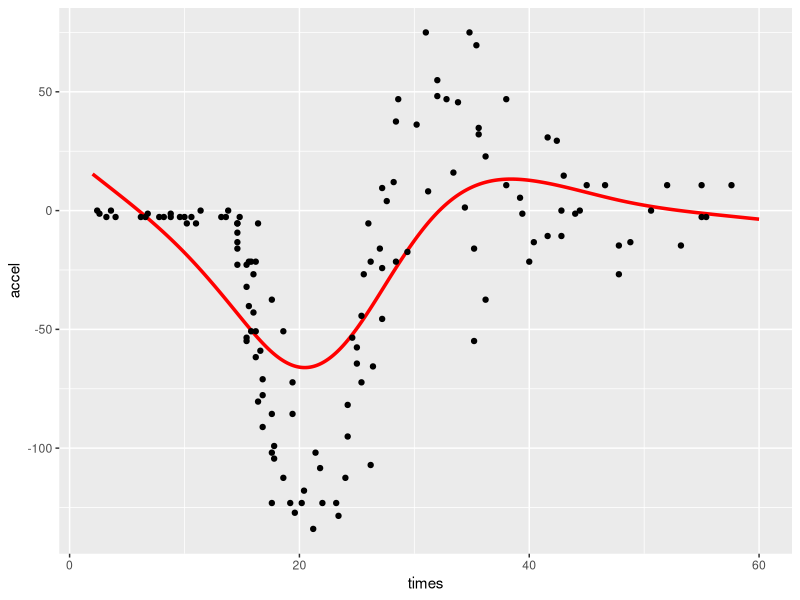
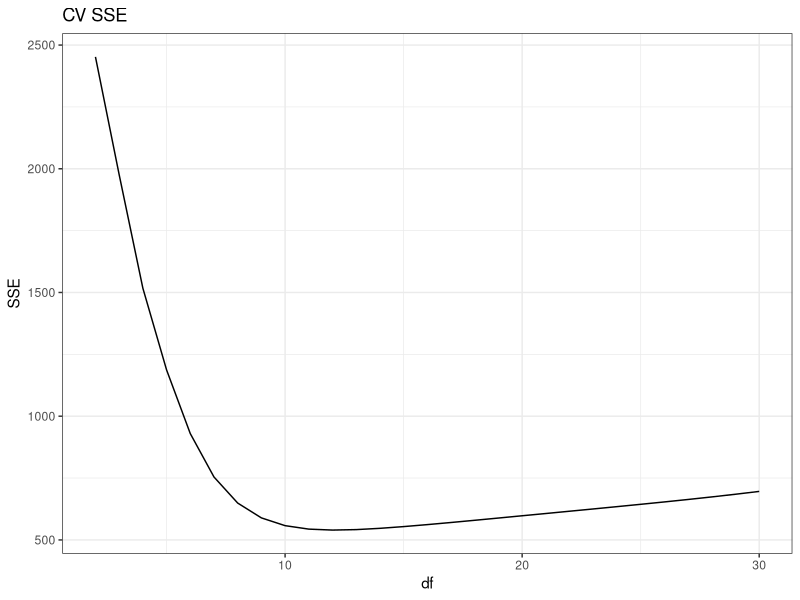
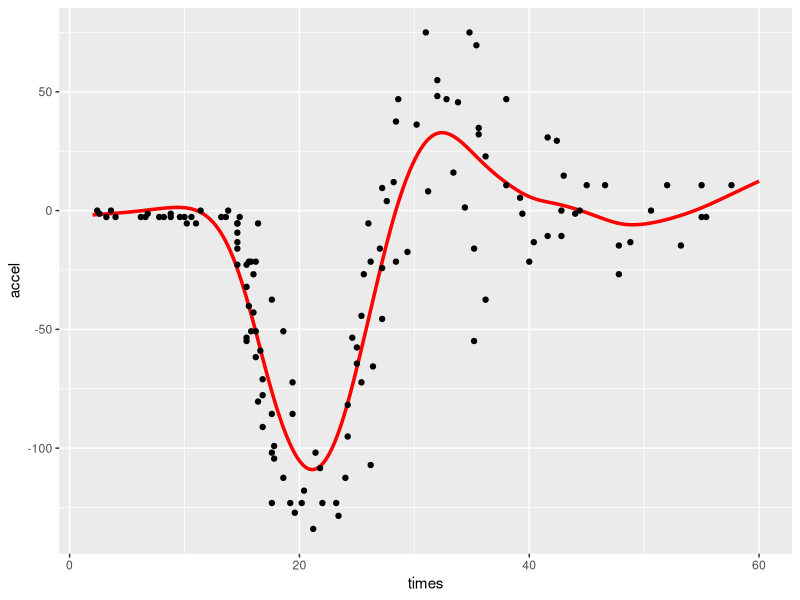
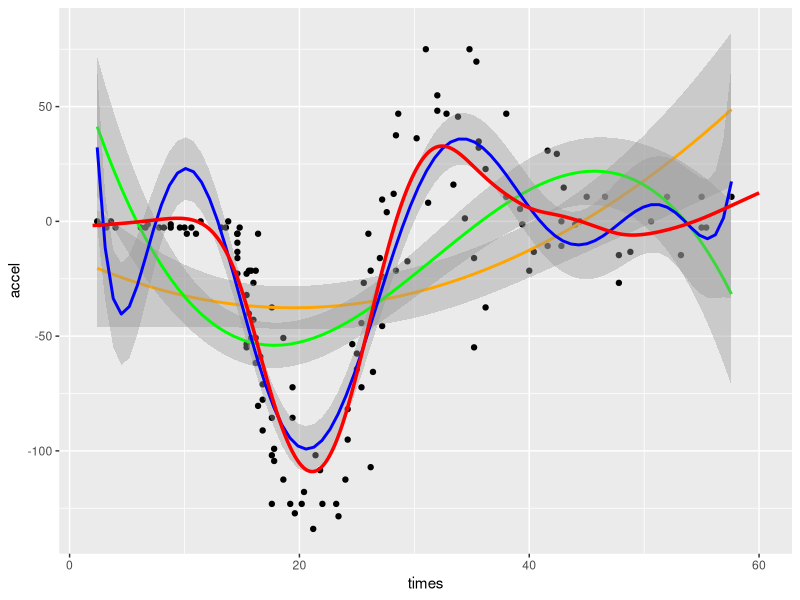
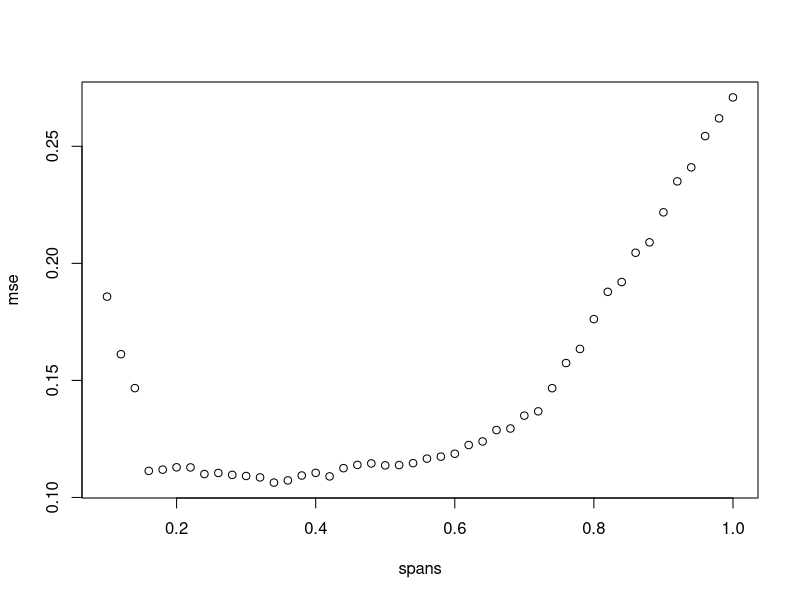

R code for these plots, in order: (Note: this script raises an error after producing the figures.)
## ---- chunk 1
knitr::opts_chunk$set(
  cache = TRUE,
  comment = "",
  echo = TRUE,
  error = TRUE,
  out.width = "100%",
  tidy = TRUE,
  tidy.opts = list(blank = FALSE, width.cutoff = 60),
  warning = FALSE,
  message = FALSE
)
## ---- chunk 2
usepackage = function(package_name) 
{
  p = deparse(substitute(package_name))
  if (!is.element(p, installed.packages()[,1]))
    install.packages(p, dep = TRUE, repos = "http://cran.us.r-project.org")
  require(p, character.only = TRUE)
}

usepackage(formatR)
usepackage(ggplot2)
usepackage(tidyr)

set.seed(42)
## ---- chunk 3
usepackage(MASS)
usepackage(tidyverse)
usepackage(splines)
usepackage(locfit)
usepackage(caret)
## ---- chunk 4
data = mcycle

RSS = smooth.spline(x = data$times, y = data$accel, df = 5)
fx = seq(2,60,0.1)
fy = predict(RSS, fx)$y
ggdf = data.frame(x = fx, y = fy)
gg = ggplot(
  data = ggdf,
  mapping = aes(
    x = x,
    y = y))
gg = gg + geom_line(color = 'red', size = 1.2)
gg = gg + geom_point(data = mcycle, mapping = aes(x = times, y = accel), color = 'black')
gg = gg + xlab('times') + ylab('accel')
gg
## ---- chunk 5
my_data <- mcycle
my_data <- my_data[!duplicated(my_data$times), ]

k <- 30
sse_ <- c()
for(j in 2:k) {
  smspl <- smooth.spline(x=my_data$times, y=my_data$accel, df=j, cv=TRUE)
  sse_ = append(sse_, smspl$cv.crit)
}
df_res_ = data.frame(df=2:k, SSE=sse_)

df_res_ %>%
  ggplot(., aes(x=df, y=SSE))+
  geom_line()+ ggtitle("CV SSE") + 
  theme_bw()

smsplDf <- smooth.spline(x=my_data$times, y=my_data$accel, df=10)
lambda = smspl$lambda
## ---- chunk 6
data = mcycle

RSS = smooth.spline(x = data$times, y = data$accel, df = 10)
fx = seq(2,60,0.1)
fy = predict(RSS, fx)$y
ggdf = data.frame(x = fx, y = fy)
gg = ggplot(
  data = ggdf,
  mapping = aes(
    x = x,
    y = y))
gg = gg + geom_line(color = 'red', size = 1.2)
gg = gg + geom_point(data = mcycle, mapping = aes(x = times, y = accel), color = 'black')
gg = gg + xlab('times') + ylab('accel')
gg
## ---- chunk 7
poly2 <- lm(data=mcycle, accel ~ poly(times, 2))
poly3 <- lm(data=mcycle, accel ~ poly(times, 3))
poly8 <- lm(data=mcycle, accel ~ poly(times, 8))
RSS = smooth.spline(x = data$times, y = data$accel, df = 10)
fx = seq(2,60,0.1)
fy = predict(RSS, fx)$y
ggdf = data.frame(x = fx, y = fy)

gg = ggplot(
  data = mcycle,
  mapping = aes(
    x = times,
    y = accel))

gg = gg + geom_point()
gg = gg + geom_smooth(method = 'lm', formula = y ~ poly(x, 2), color = 'orange')
gg = gg + geom_smooth(method = 'lm', formula = y ~ poly(x, 3), color = 'green')
gg = gg + geom_smooth(method = 'lm', formula = y ~ poly(x, 8), color = 'blue')
gg = gg + geom_line(data = ggdf, mapping = aes(x = fx, y = fy), color = 'red', size = 1.2)
gg
## ---- chunk 8
set.seed(1337)
## ---- chunk 9
data(ethanol)

loessMod10 <- loess(NOx ~ E, data=ethanol, span=0.1) # 10% smoothing span
loessMod30 <- loess(NOx ~ E, data=ethanol, span=0.3) # 25% smoothing span
loessMod50 <- loess(NOx ~ E, data=ethanol, span=0.5)

spans = seq(0.1, 1, 0.02)

#Randomly shuffle the data
data <- ethanol[sample(nrow(ethanol)),]
#Create 10 equally size folds
folds <- cut(seq(1,nrow(data)),breaks=5,labels=FALSE)
#Perform 10 fold cross validation
test <- matrix(NA, ncol=2, nrow = length(spans))
mse1 <- c()
for (span in spans){
  mse <- c()
  for(j in 1:5){
    #Segement your data by fold using the which() function 
    testIndexes <- which(folds==j,arr.ind=TRUE)
    testData <- data[testIndexes, ]
    trainData <- data[-testIndexes, ]
    #Use the test and train data partitions however you desire...
    
    fit <- loess(NOx ~ E, data=trainData, span=span, control = loess.control(surface="direct"))
    
    y.pred <- predict(fit, newdata = testData$E)
    y.true = testData$NOx
    
    mse <- append(mse, mean((y.pred-y.true)^2))

  }
  mse1 <- append(mse1, mean(mse))
}

test <- NULL
test$spans <- spans
test$mse <- mse1
test <- as.data.frame(test)

plot(test)

opt_spans <- test$spans[test$mse == min(test[,"mse"])]
opt_spans
loessMod_opt <- loess(NOx ~ E, data=ethanol, span=opt_spans)
## ---- chunk 10
tricube_10 <- locfit(NOx~lp(E,nn=0.1), data=ethanol)
tricube_30 <- locfit(NOx~lp(E,nn=0.3), data=ethanol)
tricube_50 <- locfit(NOx~lp(E,nn=0.5), data=ethanol)
tricube_opt <- locfit(NOx~lp(E,nn=opt_spans), data=ethanol)

plot(ethanol$NOx, x=ethanol$E, main="Local Regression: Different Smoothing Params", xlab="E", ylab="NOx")
lines(tricube_10, col="red")
lines(tricube_30, col="black")
lines(tricube_50, col="blue")
lines(tricube_opt, col="green", lw=2)
## ---- chunk 11
lin <- locfit(NOx ~ E, data=ethanol, alpha = 0.2, deg=1)
quad <- locfit(NOx ~ E, data=ethanol, alpha = 0.2, deg=2)

plot(ethanol$NOx, x=ethanol$E, main="Linear vs Quadratic Local Regression", xlab="E", ylab="NOx")
lines(lin, col="red")
lines(quad, col="green")

lin_pred <- cbind(predict(lin, newdata = c(0.65)), predict(lin, newdata = c(0.9)))
quad_pred <- cbind(predict(quad, newdata = c(0.65)), predict(quad, newdata = c(0.9)))

preds <- as.data.frame(rbind(lin_pred, quad_pred), row.names = c("lin","quad"))
colnames(preds) <- c("0.65", "9")
preds
## ---- chunk 12
mse1 <- c()
for (span in spans){
  mse <- c()
  for(j in 1:5){
    #Segement your data by fold using the which() function 
    testIndexes <- which(folds==j,arr.ind=TRUE)
    testData <- data[testIndexes, ]
    trainData <- data[-testIndexes, ]
    #Use the test and train data partitions however you desire...
    
    fit <- locfit(NOx ~ E, data=trainData, alpha = span, deg=1)
    
    y.pred <- predict(fit, newdata = testData$E)
    y.true = testData$NOx
    
    mse <- append(mse, mean((y.pred-y.true)^2))

  }
  mse1 <- append(mse1, mean(mse))
}

lin_cv <- NULL
lin_cv$spans <- spans
lin_cv$mse <- mse1
lin_cv <- as.data.frame(lin_cv)

plot(lin_cv)

opt_lin <- lin_cv$spans[lin_cv$mse == min(lin_cv[,"mse"])]
opt_lin

mse1 <- c()
for (span in spans){
  mse <- c()
  for(j in 1:5){
    #Segement your data by fold using the which() function 
    testIndexes <- which(folds==j,arr.ind=TRUE)
    testData <- data[testIndexes, ]
    trainData <- data[-testIndexes, ]
    #Use the test and train data partitions however you desire...
    
    fit <- locfit(NOx ~ E, data=trainData, alpha = span, deg=2)
    
    y.pred <- predict(fit, newdata = testData$E)
    y.true = testData$NOx
    
    mse <- append(mse, mean((y.pred-y.true)^2))

  }
  mse1 <- append(mse1, mean(mse))
}

quad_cv <- NULL
quad_cv$spans <- spans
quad_cv$mse <- mse1
quad_cv <- as.data.frame(quad_cv)

plot(quad_cv)

opt_quad <- quad_cv$spans[quad_cv$mse == min(quad_cv[,"mse"])]
opt_quad

lin_opt <- locfit(NOx ~ E, data=ethanol, alpha = opt_lin, deg=1)
quad_opt <- locfit(NOx ~ E, data=ethanol, alpha = opt_quad, deg=2)

plot(ethanol$NOx, x=ethanol$E, main="Linear vs Quadratic Local Regression (optimal alphas)", xlab="E", ylab="NOx")
lines(lin_opt, col="red")
lines(quad_opt, col="green")
## ---- chunk 13
sum(residuals(loessMod10)^2)
sum(residuals(loessMod30)^2)
sum(residuals(loessMod50)^2)
sum(residuals(loessMod_opt)^2)

sum(residuals(tricube_10)^2)
sum(residuals(tricube_30)^2)
sum(residuals(tricube_50)^2)
sum(residuals(tricube_opt)^2)

sum(residuals(lin_opt)^2)
sum(residuals(quad_opt)^2)
